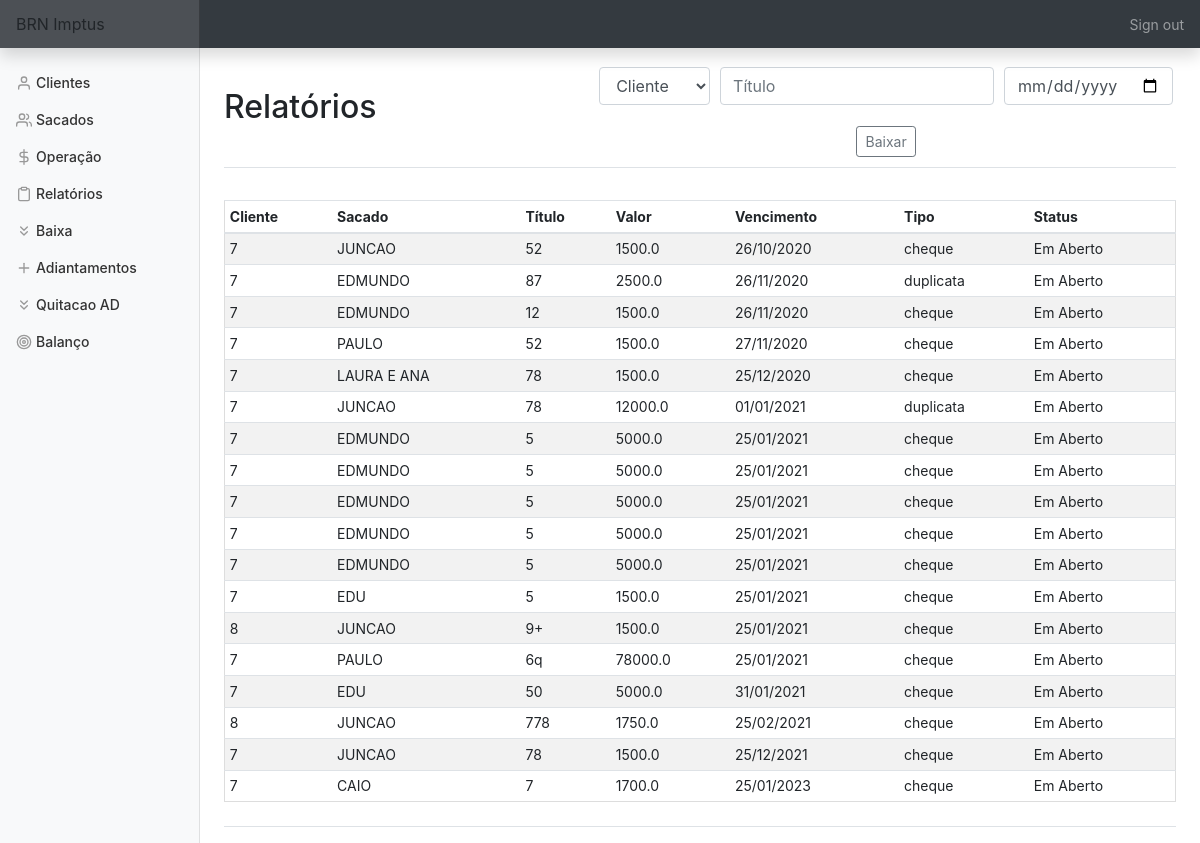
Page /baixa (signed in) on the earlier database version.
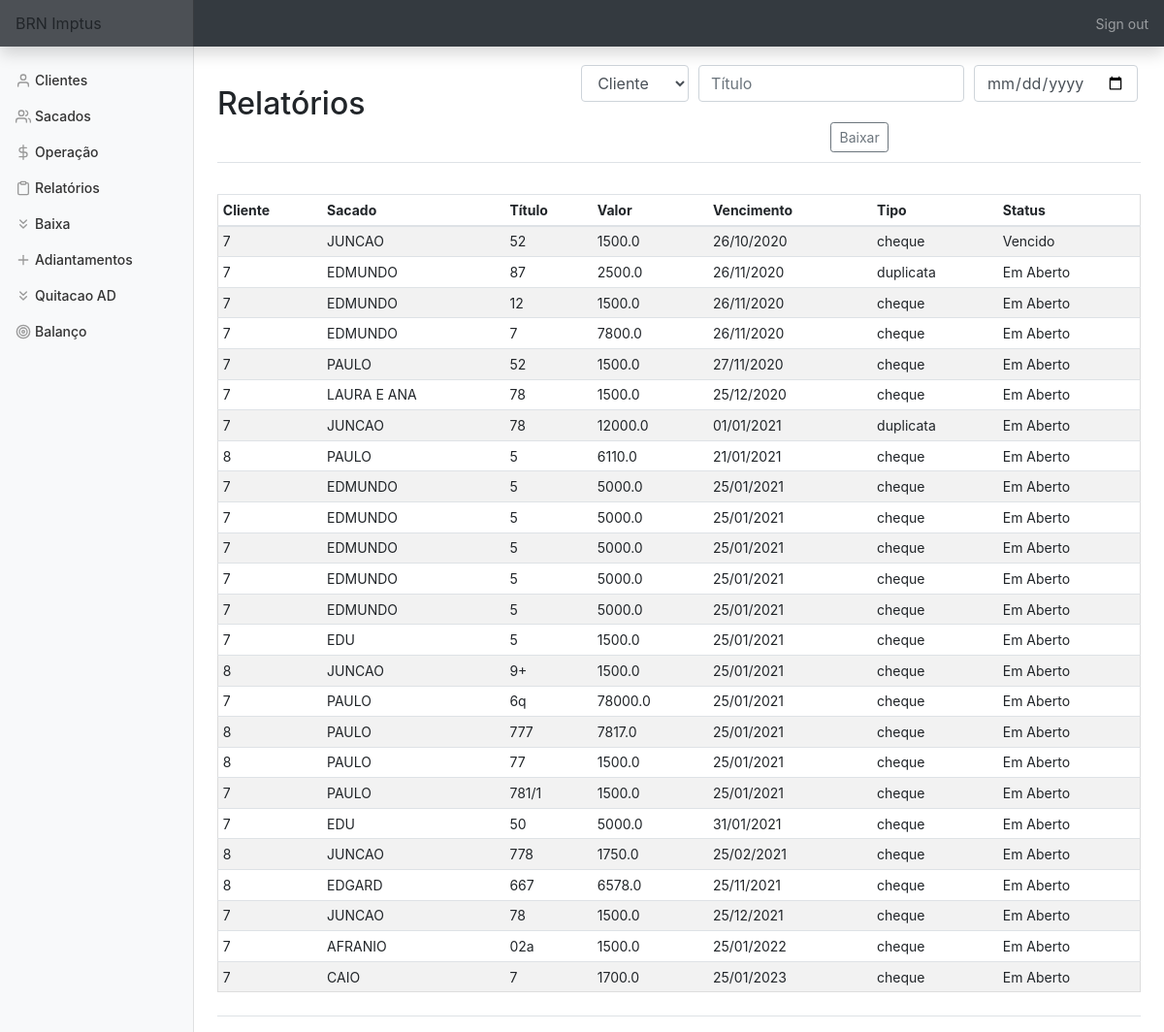
Same page on the later database version.
### tables this page shows
CREATE TABLE titulo (
    cliente_id INTEGER,
    sacado_id INTEGER,
    bordero INTEGER,
    titulo TEXT,
    vencimento DATE,
    valor FLOAT, 
    dt_negoc DATE,
    tipo TEXT,
    status TEXT,
    dt_baixa DATE, nm_sac TEXT,
    FOREIGN KEY (cliente_id) REFERENCES clientes(id),
    FOREIGN KEY (sacado_id) REFERENCES sacados(id));

### app.py (the view, shortened to what this page needs)
@app.route('/baixa', methods=['GET', 'POST'])
@login_required
def baixa():
    con = sqlite3.connect(DATABASE)
    con.row_factory = sqlite3.Row
    cur = con.cursor()
    cliente = cur.execute('SELECT nome FROM clientes')
    cliente = cur.fetchall()
    titlo = cur.execute('SELECT * FROM titulo WHERE status != "Quitado" ORDER BY vencimento')
    titlo = cur.fetchall()
    if request.method == 'GET':
        return render_template('baixa.html', cliente=cliente, titulo=titlo)

### app.py (called while the page is built)
@app.after_request
def after_request(response):
    response.headers["Cache-Control"] = "no-cache, no-store, must-revalidate"
    response.headers["Expires"] = 0
    response.headers["Pragma"] = "no-cache"
    return response

### helper.py (called while the page is built)
def login_required(f):
    @wraps(f)
    def decorated_function(*args, **kwargs):
        if session.get("user_id") is None:
            return redirect("/login")
        return f(*args, **kwargs)
    return decorated_function

### templates/baixa.html (shortened to what this page needs)
{% extends "layout.html" %}
{% block main %}
    <div class='d-flex justify-content-between flex-warp flex-md-nowrap align-items-center pt-3 pb-2 mb-3 border-bottom'>
        <h1 class='h2'>Relatórios</h1>
            <form action='baixa' method='POST'>
                <div class='form-group'>
                        <select title='Selecione o cliente' alt='Selecione o cliente' class="form-control" name="cliente" required>
                            <option disabled selected value>Cliente</option>
                        </select>
                        <input title='Número do título a ser baixado' alt='Número do título a ser baixado'name='titulo' autofocus class='form-control' placeholder='Título' type='text' required>
                        <input title='Data da baixa' alt='Data da baixa' name='dt_baixa' autofocus class='form-control' placeholder='Data da Baixa' type='date' required>
                </div>
                <button type='submit' id='baixa' class='btn btn-sm btn-outline-secondary'>Baixar</button>
            </form>
    </div>
    <div class='d-flex justify-content-between flex-warp flex-md-nowrap align-items-center pt-3 pb-2 mb-3 border-bottom'>
        <div class='table-responsive'>
            <table class='table table-striped table-sm'>
                <thead>
                    <tr>
                        <th>Cliente</th>
                        <th>Sacado</th>
                        <th>Título</th>
                        <th>Valor</th>
                        <th>Vencimento</th>
                        <th>Tipo</th>
                        <th>Status</th>
                    </tr>
                </thead>
                <tbody>
                    {% for row in titulo %}
                        <tr>
                            <td>{{ row['cliente_id'] }}</td>
                            <td>{{ row['nm_sac'] }}</td>
                            <td>{{ row['titulo'] }}</td>
                            <td>{{ row['valor'] }}</td>
                            {% set lt = row['vencimento'].split('-') %}
                            <td>{{ lt[2]+'/'+lt[1]+'/'+lt[0] }}</td>
                            <td>{{ row['tipo'] }}</td>
                            <td>{{ row['status'] }}</td>
                        </tr>
                    {% endfor %}
                </tbody>
            </table>
        </div>
    </div>
{% endblock %}

Differences in the rows shown:
changed titulo: status "Em Aberto" → "Vencido"
added titulo: cliente_id "7", nm_sac "EDMUNDO", titulo "7", valor "7800.0", vencimento "26/11/2020", tipo "cheque", status "Em Aberto"
added titulo: cliente_id "8", nm_sac "PAULO", titulo "5", valor "6110.0", vencimento "21/01/2021", tipo "cheque", status "Em Aberto"
added titulo: cliente_id "8", nm_sac "PAULO", titulo "777", valor "7817.0", vencimento "25/01/2021", tipo "cheque", status "Em Aberto"
added titulo: cliente_id "8", nm_sac "PAULO", titulo "77", valor "1500.0", vencimento "25/01/2021", tipo "cheque", status "Em Aberto"
added titulo: cliente_id "7", nm_sac "PAULO", titulo "781/1", valor "1500.0", vencimento "25/01/2021", tipo "cheque", status "Em Aberto"
added titulo: cliente_id "8", nm_sac "EDGARD", titulo "667", valor "6578.0", vencimento "25/11/2021", tipo "cheque", status "Em Aberto"
added titulo: cliente_id "7", nm_sac "AFRANIO", titulo "02a", valor "1500.0", vencimento "25/01/2022", tipo "cheque", status "Em Aberto"
